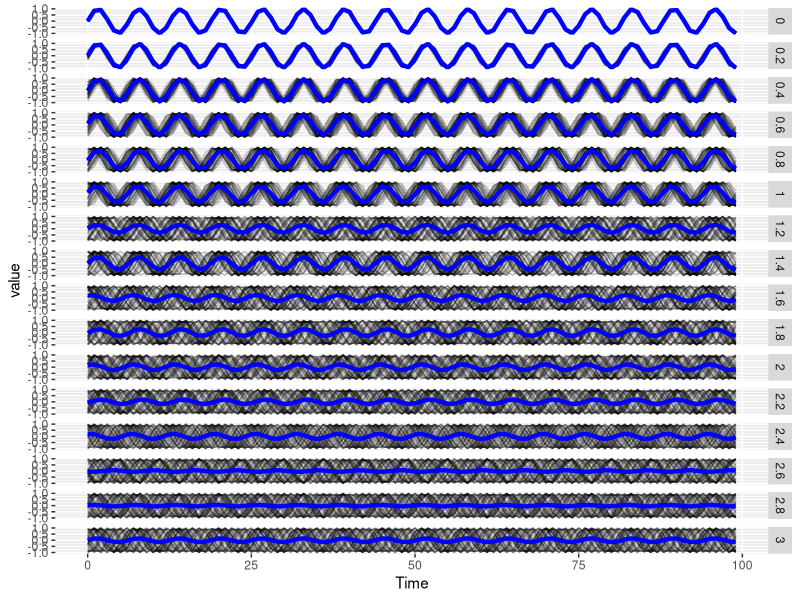
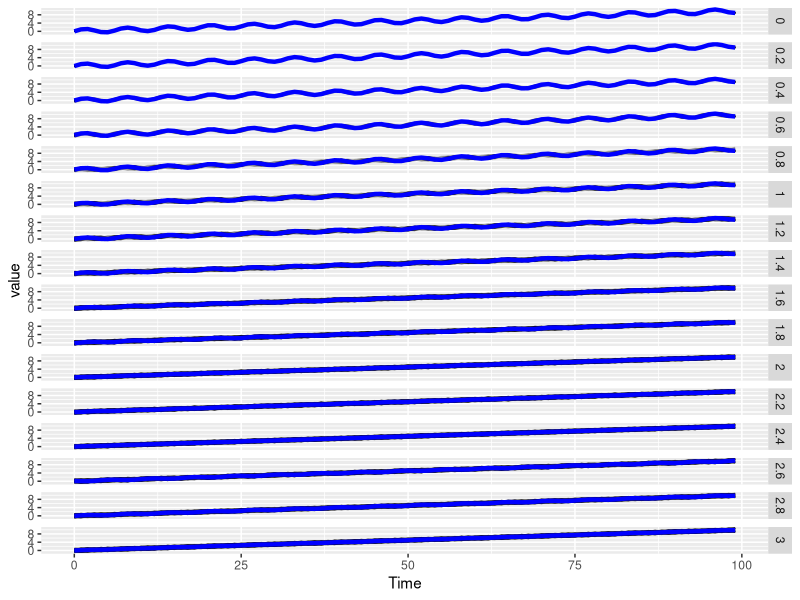
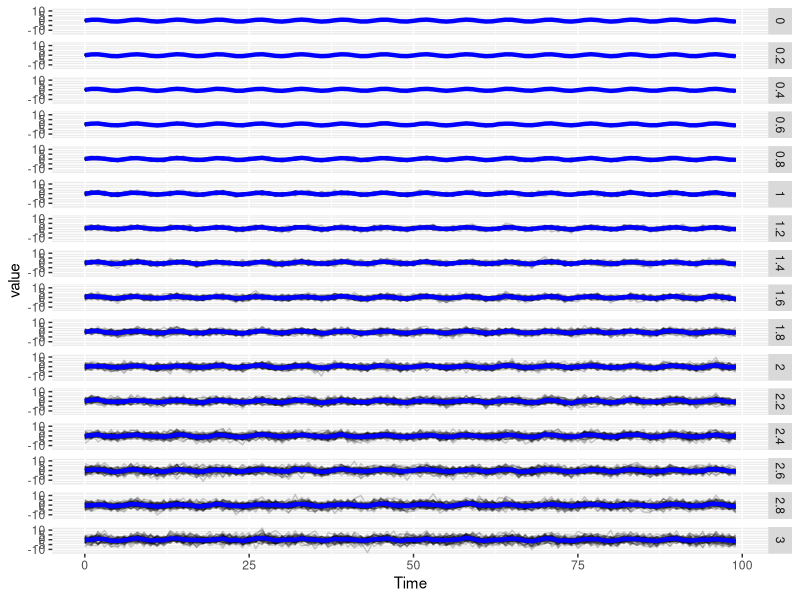

Here is the R script that generated these plots, in order: (Note: a time limit stopped this script after it produced the figures.)
## ---- chunk 1
knitr::opts_chunk$set(cache=TRUE)
## ---- chunk 2
dist_mean <- function(data, condition, tcol, measure, label, return.mean = F){
  # data: a data table containing trajectories and conditions
  # condition: column name that fully define an experimental condition, thus a set of trajectories analyzed together
  # tcol: time column name
  # measure: column name with quantity of interest
  # label: column name with label of individual objects in each condition (cell label)
  
  require(data.table)
  # 1) Get mean trajectory for each condition
  means <- data[, .(Average = mean(get(measure))), by = c(condition, tcol)]
  dat <- merge(data[, c(condition, label, tcol, measure), with = F], means, by = c(condition, tcol))
  
  # 2) Euclidean distance between each trajectory and the mean one
  distances <- dat[, .(sq_dist = (get(measure) - Average)^2) , by = c(condition, label)]
  euclid <- distances[, .(euclid_to_mean = sqrt(sum(sq_dist))), by = c(condition, label)]
  
  if(return.mean){
    return(list(means = means, euclid = euclid))
  } else {
    return(euclid)
  }
}


rollex <- function(x, k = 5){
  # Extended rolling mean, fill the extremeties with linear approximation
  require(zoo)
  roll <- rollmean(x, k, na.pad = T)
  NonNAindex <- which(!is.na(roll))
  fst <- min(NonNAindex)
  lst <- max(NonNAindex)
  
  # Left and Right slopes
  lslope <- (roll[fst + 1] - roll[fst]) / 2
  rslope <- (roll[lst] - roll[lst - 1]) / 2
  
  # Replace NAs generated by roll with approx
  for(i in 1:(fst-1)){
    roll[i] <- roll[fst] + lslope * (i - fst) 
  }
  for(i in (lst+1):length(roll)){
    roll[i] <- roll[lst] + rslope * (i - lst) 
  }
  return(roll)
}


clip <- function(x, y){
  # Take two numeric vectors of same length, set x to 1 when above y and x to 0 when below y
  return(ifelse(x >= y, 1, 0))
}


wrap_clip <- function(x, k = 5){
  return(clip(x, rollex(x, k)))
}


overlap <- function(x, y){
  # How often do 2 clipped time series have the same value?
  temp <- ifelse(x==y,1,0)
  return(sum(temp)/length(temp))
}


sim_phase_shifted <- function(n, noise, freq = 1, end = 100, return.wide = F){
  # A fucntion to simulate a population of n noisy sinusoidals that are phase shifted
  # n: number of sinusoids
  # freq: sampling rate (in time unit)
  # noise: standard deviation phaseshift
  # end: end time of simulations
  # return.wide: returns data in wide or long format
  
  require(data.table)
  # If sampling rate < 1, adjust end such that seq(from, to, by) re
  
  # Create a matrix of shifted times 
  tvec <- seq(0, end-1, by = freq)
  time_matrix <- matrix(tvec, nrow = length(tvec), ncol = n)
  shifts <- rnorm(n, 0, noise)
  shifts <- matrix(shifts, nrow = length(tvec), ncol = n, byrow = T)
  time_matrix <- time_matrix + shifts

  # Replace each shifted time by it sine function
  sins <- sin(time_matrix)
  
  # Go to data.table
  sins <- as.data.table(sins)
  sins <- cbind(seq(0, end-1, by = freq), sins)
  colnames(sins)[1] <- "Time"
  if(return.wide){
    return(sins)  
  }
  
  # Format long data table
  sins <- melt(sins, id.vars = "Time")
  return(sins)
}


sim_phase_shifted_with_fixed_trend <- function(n, noise, slope, freq = 1, end = 100){
  # Add a trend, i.e. a linear increase or decrease, to simulations
  # See sim_phase_shifted for arguments. Slope indicates the slope of the trend (change of mean value per unit of time)
  
  sins <- sim_phase_shifted(n, noise, freq, end, return.wide = F)
  trend_vec <- unique(sins$Time)
  trend_vec <- trend_vec * slope
  sins[, value := value + trend_vec, by = .(variable)]
  return(sins)
}


sim_noisy_amplitude <- function(n, noise, freq = 1, end = 100, return.wide = F){
  # Create a matrix of times and noise
  tvec <- seq(0, end-1, by = freq)
  time_matrix <- matrix(tvec, nrow = length(tvec), ncol = n)
  noise_matrix <- replicate(n, rnorm(length(tvec), 0, noise))
  
  # Replace each shifted time by it sine function and add white noise
  sins <- sin(time_matrix)
  sins <- sins + noise_matrix
  
  # Go to data.table
  sins <- as.data.table(sins)
  sins <- cbind(seq(0, end-1, by = freq), sins)
  colnames(sins)[1] <- "Time"
  if(return.wide){
    return(sins)  
  }
  
  # Format long data table
  sins <- melt(sins, id.vars = "Time")
  return(sins)
}


sim_expodecay_lagged_stim <- function(n, noise, interval.stim = 5, lambda = 0.2, freq = 1, end = 100, return.wide = F){
  # A fucntion to simulate a population of n trajectories of expo decay, that are taken up at regular time by stimulus.
  # The noise add a lag between the stimulus and the increase.
  # n: number of trajectories
  # noise: standard deviation for the lag
  # interval.stim: how long between each stimulation?
  # lambda: desintegration rate
  # freq: sampling rate (in time unit), how often do we compute the state of the system
  # end: end time of simulations
  # return.wide: returns data in wide or long format
  
  # Time vector
  tvec <- seq(0, end-1, by = freq)
  # Matrix with stimulation times
  stim_time <- seq(interval.stim, end-1 , interval.stim)
  stim_time_matrix <- matrix(stim_time, nrow = length(stim_time), ncol = n)
  
  # Randomize the stimulation times (represent random lag), forbid lag < 0
  noise_matrix <- abs(replicate(n, rnorm(n = length(stim_time), mean = 0, sd = noise)))
  stim_time_matrix <- stim_time_matrix + noise_matrix
  
  # Initialize trajectories with 0 everywhere, set to 1 at stimulus times
  trajs <- matrix(0, nrow = length(tvec), ncol = n)
  for(col in 1:ncol(stim_time_matrix)){
    for(row in 1:nrow(stim_time_matrix)){
      index <- which(tvec >= stim_time_matrix[row, col])[1]
      trajs[index, col] <- 1
    }
  }
  
  # Expo decay computed thanks to previous value
  decrease_factor <- exp(-lambda * freq)
  for(col in 1:ncol(trajs)){
    for(row in 2:nrow(trajs)){
      # If not at a stim time, decay
      if(trajs[row, col] != 1){trajs[row, col] <- trajs[row-1, col] * decrease_factor}
    }
  }
  
  # Go to data.table
  trajs <- as.data.table(trajs)
  trajs <- cbind(seq(0, end-1, by = freq), trajs)
  colnames(trajs)[1] <- "Time"
  if(return.wide){
    return(trajs)  
  }
  
  # Format long data table
  trajs <- melt(trajs, id.vars = "Time")
  return(trajs)
}


multi_sims <- function(type, noises, ...){
  # /!\ not optimized, growing data table
  # Generate multiple simulations of the indicated type.
  # noises: numeric vector with noise value, DO NOT PASS 0, as it is already used to initialize the output
  # ps: phase shifted
  # pst: phase shifted with linear trend
  # na: noisy amplitude
  # edls: expo decay lagged stimulation
  
  if(!(type %in% c("ps", "pst", "na", "edls"))){
    stop("type must be one of c('ps', 'pst', 'na', 'edls')")
  }
  
  # Initialize data.table with no noise
  if(type == "ps"){multi_sim <- sim_phase_shifted(noise = 0, ...)}
  else if(type == "pst"){multi_sim <- sim_phase_shifted_with_fixed_trend(noise = 0, ...)}
  else if(type == "na"){multi_sim <- sim_noisy_amplitude(noise = 0, ...)}
  else if(type == "edls"){multi_sim <- sim_expodecay_lagged_stim(noise = 0, ...)}
  
  multi_sim$noise <- 0
  for(noise in noises){
    if(type == "ps"){temp <- sim_phase_shifted(noise = noise, ...)}
    else if(type == "pst"){temp <- sim_phase_shifted_with_fixed_trend(noise = noise, ...)}
    else if(type == "na"){temp <- sim_noisy_amplitude(noise = noise, ...)}
    else if(type == "edls"){temp <- sim_expodecay_lagged_stim(noise = noise, ...)}
    temp$noise <- noise
    multi_sim <- rbind(multi_sim, temp)
  }
  return(multi_sim)
}


plot_sim <- function(data, x = "Time", y = "value", group = "variable", use.facet = T, facet = "noise", alpha = 0.2){
  require(ggplot2)
  p <- ggplot(data, aes_string(x = x, y = y)) + geom_line(aes_string(group = group), alpha = alpha)
  p <- p + stat_summary(fun.y=mean, geom="line", colour = "blue", size = 1.5)
  if(use.facet){
    p <- p + facet_grid(as.formula(paste(facet, "~ .")))
  }
  p
}


all_pairwise_stats <- function(data, condition, label, measure, k_roll_mean = 5){
  # Compute all pairwise measures: overlap_clipping and correlations (Pearson, Spearman, Kendall)
  # The clipping of trajectories is performed as first step
  
  # data: a data table containing CLIPPED trajectories
  # condition: column name that fully define an experimental condition; MUST BE INTEGERS, NUMERIC, FACTOR OR CHARACTERS
  # measure: column name with clipped trajectories
  # label: column name with label of individual objects in each condition (cell label); LABELS MUST BE INTEGERS, NUMERIC, FACTOR OR CHARACTERS
  
  if(!(class(data[,get(condition)]) %in% c("integer", "numeric", "character", "factor"))){
    stop("Column 'condition' must be integer, numeric, factor or character.")
  }
  if(!(class(data[,get(label)]) %in% c("integer", "numeric", "character", "factor"))){
    stop("Column 'label' must be integer, numeric, factor or character.")
  }
  
  require(data.table)
  setkeyv(data, c(condition, label))
  
  # Perform clipping
  ClipData <- data[, .(clip_measure = wrap_clip(get(measure), k = k_roll_mean)), by = c(condition, label)]
  setkeyv(ClipData, c(condition, label))
  
  # Number of rows for data table initialization, sum of number of pairs in each condition
  nber_row <- 0
  for(i in unique(data[, get(condition)])){
    nber_row <- nber_row + choose(length(unique(data[.(i), get(label)])), 2)
  }

  
  # One row = one pair in one condition; set column types according to input types
  out <- data.table(matrix(ncol = 7, nrow = nber_row))
  colnames(out) <- c(condition, "Label1", "Label2", "Overlap", "Pearson", "Spearman", "Kendall")
  if(class(data[,get(condition)]) == "integer"){out[[condition]] <- as.integer(out[[condition]])}
  else if(class(data[,get(condition)]) == "numeric"){out[[condition]] <- as.numeric(out[[condition]])}
  else if(class(data[,get(condition)]) == "character"){out[[condition]] <- as.character(out[[condition]])}
  else if(class(data[,get(condition)]) == "factor"){out[[condition]] <- as.factor(out[[condition]])}
  
  
  if(class(data[,get(label)]) == "integer"){
    out[, Label1 := as.integer(Label1)]
    out[, Label2 := as.integer(Label2)]
  }
  else if(class(data[,get(label)]) == "numeric"){
    out[, Label1 := as.numeric(Label1)]
    out[, Label2 := as.numeric(Label2)]
  }
  else if(class(data[,get(label)]) == "character"){
    out[, Label1 := as.character(Label1)]
    out[, Label2 := as.character(Label2)]
  }
  else if(class(data[,get(label)]) == "factor"){
    out[, Label1 := as.factor(Label1)]
    out[, Label2 := as.factor(Label2)]
  }
  
  
  out[, Overlap := as.numeric(Overlap)]
  out[, Pearson := as.numeric(Pearson)]
  out[, Spearman := as.numeric(Spearman)]
  out[, Kendall := as.numeric(Kendall)]
  
  curr_row <- 1L
  # Loop condition
  for(i in unique(data[, get(condition)])){
    labels <- unique(data[.(i), get(label)])
    # Loop 1st label
    for(j in 1:(length(labels)-1)){
      # Loop 2nd label
      for(k in (j+1):length(labels)){
        set(out, curr_row, 1L, i)
        set(out, curr_row, 2L, labels[j])
        set(out, curr_row, 3L, labels[k])
        # /!\ use clip data for overlap
        set(out, curr_row, 4L, overlap(ClipData[.(i, labels[j]), clip_measure], ClipData[.(i, labels[k]), clip_measure]))
        set(out, curr_row, 5L, cor(data[.(i, labels[j]), get(measure)], data[.(i, labels[k]), get(measure)], method ="pearson"))
        set(out, curr_row, 6L, cor(data[.(i, labels[j]), get(measure)], data[.(i, labels[k]), get(measure)], method ="spearman"))
        set(out, curr_row, 7L, cor(data[.(i, labels[j]), get(measure)], data[.(i, labels[k]), get(measure)], method ="kendall"))
        curr_row <- curr_row + 1L
      }
    }
  }
  return(out)
}
## ---- chunk 3
n <- 50 # number of trajectories per noise level
noises <- seq(0.2, 3, 0.2)
freq <- 1 # compute sinus every 1 time unit

# Phase shifted
ps <- multi_sims(type = "ps", noises = noises, n = n, freq = freq)
ps
# Phase shifted with trend
pst <- multi_sims(type = "pst", noises = noises, n = n, slope = 0.1, freq = freq)
# Amplitude noise
na <- multi_sims(type = "na", noises = noises, n = n, freq = freq)

plot_sim(ps)
plot_sim(pst)
plot_sim(na)
## ---- chunk 4

cond <- "noise"
ti <- "Time"
mea <- "value"
lab <- "variable"

ps_mean <- dist_mean(data = ps, condition = cond, tcol = ti, measure = mea, label = lab, return.mean = F)
ps_mean
pst_mean <- dist_mean(data = pst, condition = cond, tcol = ti, measure = mea, label = lab, return.mean = F)
na_mean <- dist_mean(data = na, condition = cond, tcol = ti, measure = mea, label = lab, return.mean = F)
## ---- chunk 5
ps_pw <- all_pairwise_stats(data = ps, condition = cond, label = lab, measure = mea, k_roll_mean = 5)
ps_pw
pst_pw <- all_pairwise_stats(data = pst, condition = cond, label = lab, measure = mea, k_roll_mean = 5)
na_pw <- all_pairwise_stats(data = na, condition = cond, label = lab, measure = mea, k_roll_mean = 5)
## ---- chunk 6
library(ggplot2)
library(gridExtra)

theme_update(plot.title = element_text(hjust = 0.5), text = element_text(size=15))

# Euclidean to Mean
p1 <- ggplot(ps_mean, aes(x= noise, y = euclid_to_mean)) + geom_boxplot(aes(group = noise)) + ggtitle("Phase Shifted")
p2 <- ggplot(pst_mean, aes(x= noise, y = euclid_to_mean)) + geom_boxplot(aes(group = noise)) + ggtitle("Phase Shifted with Trend")
p3 <- ggplot(na_mean, aes(x= noise, y = euclid_to_mean)) + geom_boxplot(aes(group = noise)) + ggtitle("Noisy Amplitude")
grid.arrange(p1, p2, p3, ncol = 3)
## ---- chunk 7
# Overlap
q1 <- ggplot(ps_pw, aes(x = noise, y = Overlap)) + geom_boxplot(aes(group = noise)) + ggtitle("Phase Shifted") + scale_y_continuous(limits = c(0,1))
q2 <- ggplot(pst_pw, aes(x = noise, y = Overlap)) + geom_boxplot(aes(group = noise)) + ggtitle("Phase Shifted with Trend") + scale_y_continuous(limits = c(0,1))
q3 <- ggplot(na_pw, aes(x = noise, y = Overlap)) + geom_boxplot(aes(group = noise)) + ggtitle("Noisy Amplitude") + scale_y_continuous(limits = c(0,1))
grid.arrange(q1, q2, q3, ncol = 3)
## ---- chunk 8
r1 <- ggplot(ps_pw, aes(x = noise, y = Pearson)) + geom_boxplot(aes(group = noise)) + ggtitle("Phase Shifted") + scale_y_continuous(limits = c(-1,1))
r2 <- ggplot(pst_pw, aes(x = noise, y = Pearson)) + geom_boxplot(aes(group = noise)) + ggtitle("Phase Shifted with Trend") + scale_y_continuous(limits = c(-1,1))
r3 <- ggplot(na_pw, aes(x = noise, y = Pearson)) + geom_boxplot(aes(group = noise)) + ggtitle("Noisy Amplitude") + scale_y_continuous(limits = c(-1,1))
grid.arrange(r1, r2, r3, ncol = 3)
## ---- chunk 9
s1 <- ggplot(ps_pw, aes(x = noise, y = Spearman)) + geom_boxplot(aes(group = noise)) + ggtitle("Phase Shifted") + scale_y_continuous(limits = c(-1,1))
s2 <- ggplot(pst_pw, aes(x = noise, y = Spearman)) + geom_boxplot(aes(group = noise)) + ggtitle("Phase Shifted with Trend") + scale_y_continuous(limits = c(-1,1))
s3 <- ggplot(na_pw, aes(x = noise, y = Spearman)) + geom_boxplot(aes(group = noise)) + ggtitle("Noisy Amplitude") + scale_y_continuous(limits = c(-1,1))
grid.arrange(s1, s2, s3, ncol = 3)
## ---- chunk 10
t1 <- ggplot(ps_pw, aes(x = noise, y = Kendall)) + geom_boxplot(aes(group = noise)) + ggtitle("Phase Shifted") + scale_y_continuous(limits = c(-1,1))
t2 <- ggplot(pst_pw, aes(x = noise, y = Kendall)) + geom_boxplot(aes(group = noise)) + ggtitle("Phase Shifted with Trend") + scale_y_continuous(limits = c(-1,1))
t3 <- ggplot(na_pw, aes(x = noise, y = Kendall)) + geom_boxplot(aes(group = noise)) + ggtitle("Noisy Amplitude") + scale_y_continuous(limits = c(-1,1))
grid.arrange(t1, t2, t3, ncol = 3)
## ---- chunk 11
cor(ps_pw[, 4:7])
cor(pst_pw[, 4:7])
cor(na_pw[, 4:7])
## ---- chunk 12
ps_pw[noise !=0 , .(p.val.pears = t.test(Pearson)$p.value,
                    p.val.spear = t.test(Spearman)$p.value,
                    p.val.kenda = t.test(Kendall)$p.value,
                    p.val.ovrlp = t.test(Overlap, mu = 0.5)$p.value), by = noise]

pst_pw[noise !=0 , .(p.val.pears = t.test(Pearson)$p.value,
                    p.val.spear = t.test(Spearman)$p.value,
                    p.val.kenda = t.test(Kendall)$p.value,
                    p.val.ovrlp = t.test(Overlap, mu = 0.5)$p.value), by = noise]

na_pw[noise !=0 , .(p.val.pears = t.test(Pearson)$p.value,
                    p.val.spear = t.test(Spearman)$p.value,
                    p.val.kenda = t.test(Kendall)$p.value,
                    p.val.ovrlp = t.test(Overlap, mu = 0.5)$p.value), by = noise]
## ---- chunk 13
plot_sim(sim_phase_shifted(n = 50, noise = 0.4, freq = 2), use.facet = F)
plot_sim(sim_phase_shifted(n = 50, noise = 0.4, freq = 0.2), use.facet = F)
## ---- chunk 14
# Contains 6 to 7 points per oscillation
sim <- sim_phase_shifted(n = 1, noise = 0, freq = 1)
plot(sim$Time, sim$value, type = "b")
lines(x=sim$Time, y=rollex(sim$value, k = 6), col = "red", lwd = 1.5)

# clip trajectory and scale for clarity on the plot
clip_traj <- wrap_clip(x = sim$value, k = 6)
clip_traj <- ifelse(clip_traj == 0, -1, 1)
lines(x=sim$Time, y=clip_traj, col = "blue", type = "S")
## ---- chunk 15
par(mfrow = c(2,1))
# Contains more than 35 points per oscillation
sim <- sim_phase_shifted(n = 1, noise = 0, freq = 0.2)

size_window <- 6
plot(sim$Time, sim$value, type = "b")
lines(x = sim$Time, y = rollex(sim$value, k = size_window), col = "red", lwd = 1.5)
clip_traj <- wrap_clip(x = sim$value, k = size_window)
clip_traj <- ifelse(clip_traj == 0, -1, 1)
lines(x = sim$Time, y = clip_traj, col = "blue", type = "S")

size_window <- 35
plot(sim$Time, sim$value, type = "b")
lines(x = sim$Time, y = rollex(sim$value, k = size_window), col = "red", lwd = 1.5)
clip_traj <- wrap_clip(x = sim$value, k = size_window)
clip_traj <- ifelse(clip_traj == 0, -1, 1)
lines(x = sim$Time, y = clip_traj, col = "blue", type = "S")
## ---- chunk 16
par(mfrow = c(2,1))
# Contains more than 35 points per oscillation
sim <- sim_noisy_amplitude(n = 1, noise = 0.1, freq = 0.2)

size_window <- 6
plot(sim$Time, sim$value, type = "b")
lines(x = sim$Time, y = rollex(sim$value, k = size_window), col = "red", lwd = 1.5)
clip_traj <- wrap_clip(x = sim$value, k = size_window)
clip_traj <- ifelse(clip_traj == 0, -1, 1)
lines(x = sim$Time, y = clip_traj, col = "blue", type = "S")

size_window <- 35
plot(sim$Time, sim$value, type = "b")
lines(x = sim$Time, y = rollex(sim$value, k = size_window), col = "red", lwd = 1.5)
clip_traj <- wrap_clip(x = sim$value, k = size_window)
clip_traj <- ifelse(clip_traj == 0, -1, 1)
lines(x = sim$Time, y = clip_traj, col = "blue", type = "S")
## ---- chunk 17
# Already defined in section 4.
# na <- multi_sims(type = "na", noises = noises, n = n, freq = 1)
# na_pw <- all_pairwise_stats(data = na, condition = cond, label = lab, measure = mea, k_roll_mean = 5)
# q3 <- ggplot(na_pw, aes(x = noise, y = Overlap)) + geom_boxplot(aes(group = noise)) + ggtitle("Noisy Amplitude") + scale_y_continuous(limits = c(0,1))

na_high_freq <- multi_sims(type = "na", noises = noises, n = n, freq = 0.2)
na_high_freq_pw <- all_pairwise_stats(data = na_high_freq, condition = cond, label = lab, measure = mea, k_roll_mean = 5)
## ---- chunk 18
q3_high <- ggplot(na_high_freq_pw, aes(x = noise, y = Overlap)) + geom_boxplot(aes(group = noise)) + ggtitle("Window Size: 5; Freq: 0.2 (window too small)") + scale_y_continuous(limits = c(0,1))
grid.arrange(q3 + ggtitle("Window Size: 5; Freq: 1 (window of the right size)"), q3_high, ncol = 2)
## ---- chunk 19
# edls: exponential decay with lagged stimulation; 5 time units between each pulse
edls <- multi_sims(type = "edls", noises = noises, n = n, freq = 0.2, interval.stim = 5)
plot_sim(edls)
## ---- chunk 20
# Array of 0 of the same length as a trajectory
stim <- rep(0, 496)
stim[seq(25,496,25)] <- 1

# Plot a trajectory without lag along with the stimulation pattern
plot(edls[variable=="V1" & noise==0, value], type = "l", lwd = 2)
lines(stim, type="s", col = "blue", lwd = 1)
## ---- chunk 21
ccf(edls[variable=="V1" & noise==0, value], stim, ylab = "Correlation coefficient")
cor(edls[variable=="V1" & noise==0, value], stim)
## ---- chunk 22
get.max.cc <- function(ts1, ts2, plot = F, ...){
  temp <- ccf(ts1, ts2, plot = plot, ...)
  max.indx <- which.max(temp$acf)
  return(list(temp$acf[max.indx], temp$lag[max.indx]))
}

cc.stim <- copy(edls)
cc.stim[, c("max.cc", "lag") := get.max.cc(value, stim, plot = F), by = .(noise, variable)]
cc.stim[, noise := as.factor(noise)]

ggplot(cc.stim, aes(x = noise, y = max.cc)) + geom_boxplot(aes(group=noise))
ggplot(cc.stim, aes(x = noise, y = lag)) + geom_boxplot(aes(group=noise))
